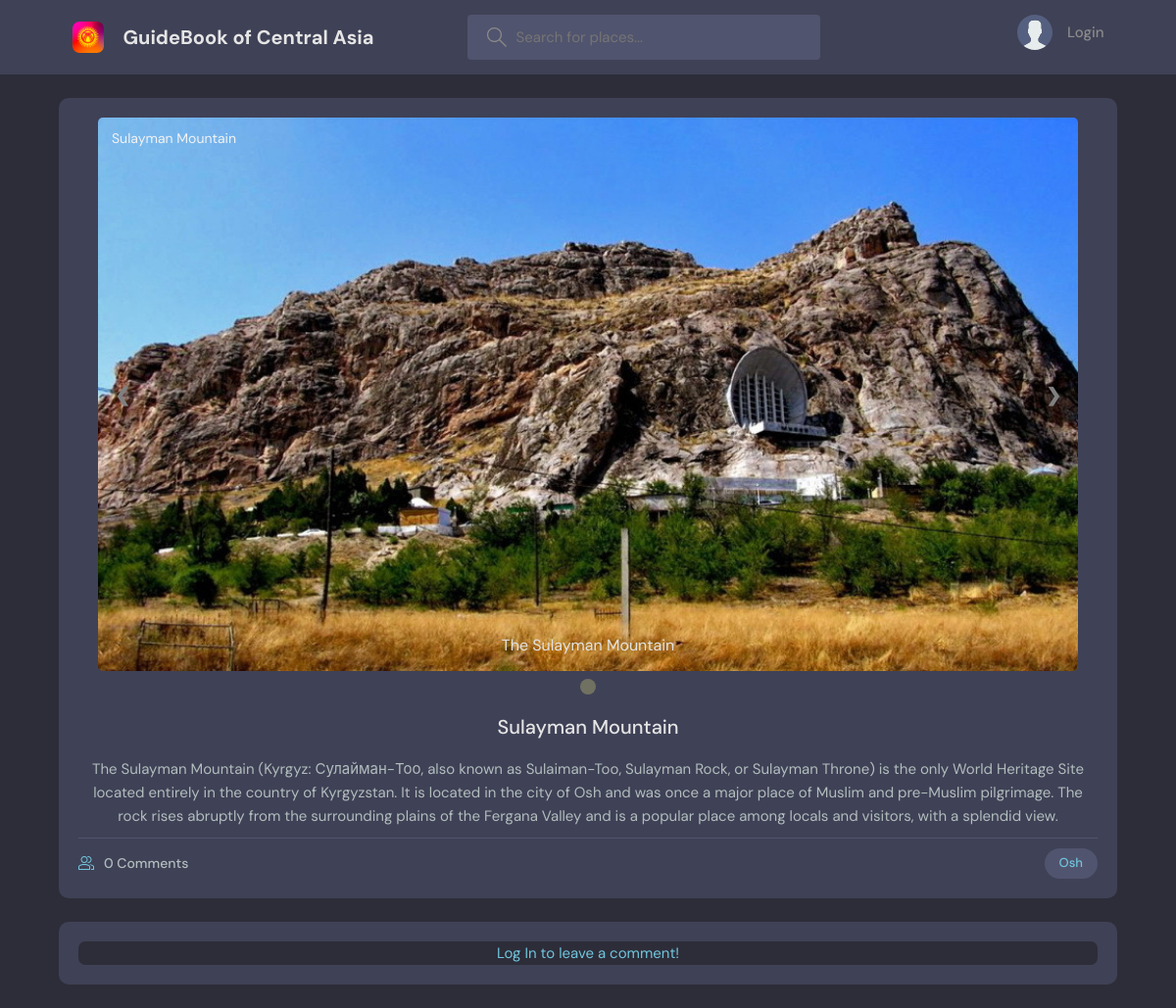
Before: /room/36/ with the older database file.
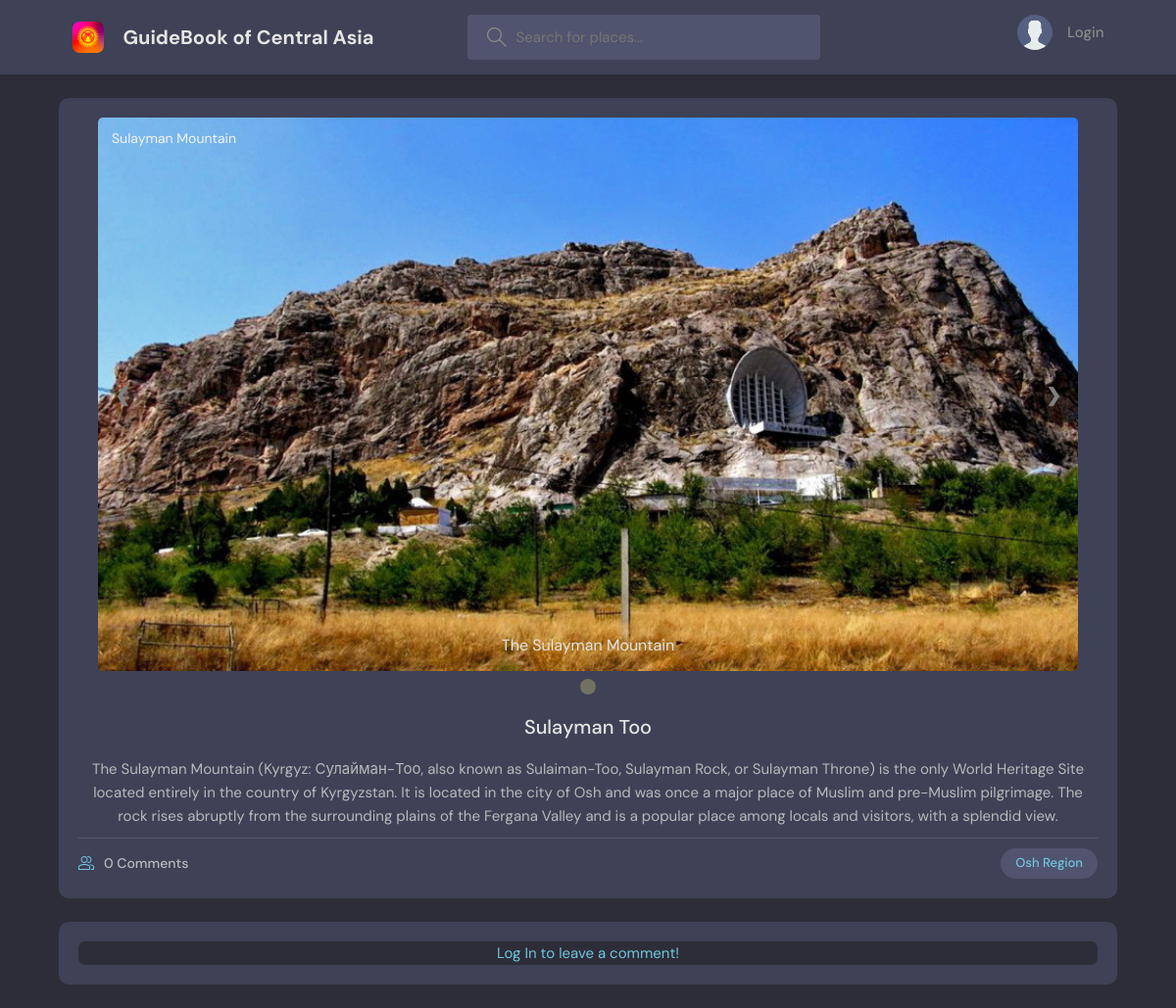
After: the same page with the newer database file.
### base/models.py (models this page shows, shortened)
class Room(models.Model):
    host = models.ForeignKey(User, on_delete=models.SET_NULL, null=True)
    location = models.ForeignKey(Location, on_delete=models.SET_NULL, null=True)
    region = models.ForeignKey(Region, on_delete=models.SET_NULL, null=True)
    name = models.CharField(max_length=200)
    title = models.TextField(null=True, blank=True)
    description = models.TextField(null=True, blank=True)
    sights = models.ManyToManyField(Sight, related_name='sights', blank=True)
    participants = models.ManyToManyField(User, related_name='participants', blank=True)
    updated = models.DateTimeField(auto_now=True)
    created = models.DateTimeField(auto_now_add=True)
    images = models.ManyToManyField(ImageModel, related_name='photos', blank=True)
    class Meta:
        ordering = ['-updated', 'created']

class Region(models.Model):
    name = models.CharField(max_length=200)

### base/views.py (the view, shortened to what this page needs)
# urls.py: path('room/<str:pk>/', views.room, name='room'),
def room(request, pk):
    room = Room.objects.get(id=pk)
    room_messages = room.message_set.all().order_by('-created')
    participants = room.participants.all()
    context = {'room': room, 'room_messages': room_messages, 'participants': participants}
    return render(request, "base/room.html", context)

### base/templates/base/room.html (shortened to what this page needs)
{% extends 'main.html' %}
{% block content %}
<main class="profile-page layout layout--2">
  <div class="roomListRoom" style="width:90%;margin-left: auto;margin-right: auto;display: block;text-align: center;">
    <div class="slideshow-container fade">
      {% for image in room.images.all %}
      <div class="Containers">
        <a class="Back" onclick="plusSlides(-1)">&#10094;</a>
        <img src="{{image.image.url}}" alt="img" style="width:100%; border-radius: 5px">
        <div class="MessageInfo">{{image.message}}</div>
        <div class="Info">{{image.info}}</div>
        <a class="forward" onclick="plusSlides(1)">&#10095;</a>
      </div>
      {% endfor %}
    </div>
    <div style="text-align:center">
      {% for image in room.images.all %}
      <span class="dots" onclick="currentSlide({{forloop.counter}})"></span>
      {% endfor %}
    </div>
    <div class="roomListRoom__content">
      <a>{{room.name}}</a>
      <p>
        {{room.description}}
      </p>
    </div>
    <div class="roomListRoom__meta">
      <a class="roomListRoom__joined">
        {{room_messages.all.count}} Comments
      </a>
      <a class="roomListRoom__topic" href="{% url 'home' %}?q={{room.region.name}}">{{room.region.name}}</a>
    </div>
  </div>
  <div class="roomListRoom" style="width:90%;margin-left: auto;margin-right: auto;display: block;text-align: center;">
    <div class="threads scroll" style="margin-top: 0vh;padding-bottom: 0vh;">
      <div>
        {% if user.is_authenticated %}
        <form action="#" method="POST">
          {% csrf_token %}
          <input name="body" placeholder="Write your comment here..."
            style="background-color: var(--color-dark-light);color: var(--color-light);border: none;outline: none;border-radius: 0.7rem;height: 4.5rem;width: 100%;padding: 1.2rem;margin-bottom: 5px;margin-top: 5px;font-size: 1.4rem;font-weight: 500;" />
        </form>
        {% else %}
        <a href="{% url 'login' %}">Log In to leave a comment!</a>
        {% endif %}
      </div>
    </div>
  </div>
</main>
{% endblock %}

Changed rows visible on the page:
changed Room: name "Sulayman Mountain" → "Sulayman Too"; region.name "Osh" → "Osh Region"
